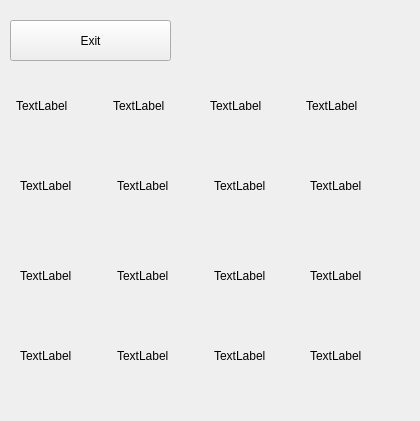
<?xml version="1.0" encoding="UTF-8"?>
<ui version="4.0">
 <class>MainWindow</class>
 <widget class="QMainWindow" name="MainWindow">
  <property name="geometry">
   <rect>
    <x>0</x>
    <y>0</y>
    <width>420</width>
    <height>421</height>
   </rect>
  </property>
  <property name="windowTitle">
   <string>MainWindow</string>
  </property>
  <widget class="QWidget" name="centralwidget">
   <widget class="QPushButton" name="pushButton">
    <property name="geometry">
     <rect>
      <x>10</x>
      <y>20</y>
      <width>161</width>
      <height>41</height>
     </rect>
    </property>
    <property name="text">
     <string>Exit</string>
    </property>
   </widget>
   <widget class="QWidget" name="layoutWidget">
    <property name="geometry">
     <rect>
      <x>20</x>
      <y>240</y>
      <width>381</width>
      <height>71</height>
     </rect>
    </property>
    <layout class="QHBoxLayout" name="horizontalLayout_2">
     <item>
      <widget class="QLabel" name="label_4">
       <property name="text">
        <string>TextLabel</string>
       </property>
      </widget>
     </item>
     <item>
      <widget class="QLabel" name="label_5">
       <property name="text">
        <string>TextLabel</string>
       </property>
      </widget>
     </item>
     <item>
      <widget class="QLabel" name="label_14">
       <property name="text">
        <string>TextLabel</string>
       </property>
      </widget>
     </item>
     <item>
      <widget class="QLabel" name="label_6">
       <property name="text">
        <string>TextLabel</string>
       </property>
      </widget>
     </item>
    </layout>
   </widget>
   <widget class="QWidget" name="layoutWidget_2">
    <property name="geometry">
     <rect>
      <x>20</x>
      <y>150</y>
      <width>381</width>
      <height>71</height>
     </rect>
    </property>
    <layout class="QHBoxLayout" name="horizontalLayout_3">
     <item>
      <widget class="QLabel" name="label_7">
       <property name="text">
        <string>TextLabel</string>
       </property>
      </widget>
     </item>
     <item>
      <widget class="QLabel" name="label_8">
       <property name="text">
        <string>TextLabel</string>
       </property>
      </widget>
     </item>
     <item>
      <widget class="QLabel" name="label_15">
       <property name="text">
        <string>TextLabel</string>
       </property>
      </widget>
     </item>
     <item>
      <widget class="QLabel" name="label_9">
       <property name="text">
        <string>TextLabel</string>
       </property>
      </widget>
     </item>
    </layout>
   </widget>
   <widget class="QWidget" name="layoutWidget_3">
    <property name="geometry">
     <rect>
      <x>20</x>
      <y>320</y>
      <width>381</width>
      <height>71</height>
     </rect>
    </property>
    <layout class="QHBoxLayout" name="horizontalLayout_5">
     <item>
      <widget class="QLabel" name="label_16">
       <property name="text">
        <string>TextLabel</string>
       </property>
      </widget>
     </item>
     <item>
      <widget class="QLabel" name="label_17">
       <property name="text">
        <string>TextLabel</string>
       </property>
      </widget>
     </item>
     <item>
      <widget class="QLabel" name="label_18">
       <property name="text">
        <string>TextLabel</string>
       </property>
      </widget>
     </item>
     <item>
      <widget class="QLabel" name="label_19">
       <property name="text">
        <string>TextLabel</string>
       </property>
      </widget>
     </item>
    </layout>
   </widget>
   <widget class="QWidget" name="">
    <property name="geometry">
     <rect>
      <x>16</x>
      <y>70</y>
      <width>381</width>
      <height>71</height>
     </rect>
    </property>
    <layout class="QHBoxLayout" name="horizontalLayout">
     <item>
      <widget class="QLabel" name="label">
       <property name="text">
        <string>TextLabel</string>
       </property>
      </widget>
     </item>
     <item>
      <widget class="QLabel" name="label_3">
       <property name="text">
        <string>TextLabel</string>
       </property>
      </widget>
     </item>
     <item>
      <widget class="QLabel" name="label_13">
       <property name="text">
        <string>TextLabel</string>
       </property>
      </widget>
     </item>
     <item>
      <widget class="QLabel" name="label_2">
       <property name="text">
        <string>TextLabel</string>
       </property>
      </widget>
     </item>
    </layout>
   </widget>
  </widget>
 </widget>
 <resources/>
 <connections/>
</ui>
